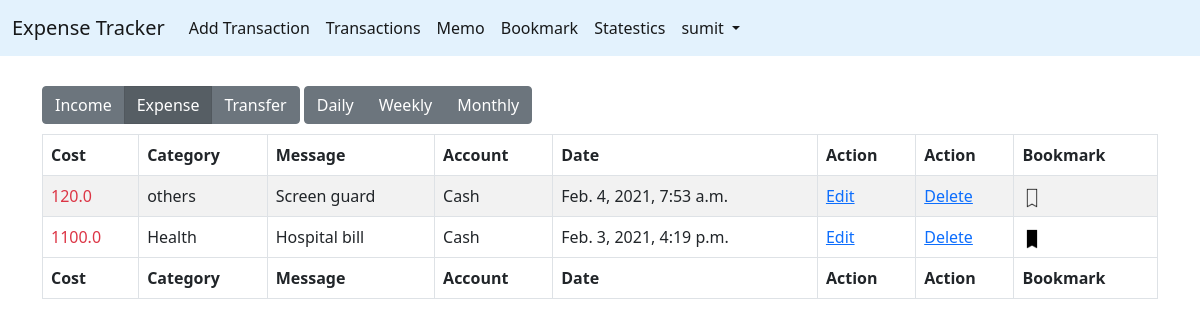
Page /expense/ (signed in) on the committed database.
### app/models.py (models this page shows)
class Expense(models.Model):
    CATEGORY = (
        ('Food', 'Food'),
        ('Social Life', 'Social Life'),
        ('Self-development', 'Self-development'),
        ('Transportation', 'Transportation'),
        ('Culture', 'Culture'),
        ('Household', 'Household'),
        ('Apparel', 'Apparel'),
        ('Beauty', 'Beauty'),
        ('Health', 'Health'),
        ('Education', 'Education'),
        ('Gift', 'Gift'),
        ('others', 'others'),
    )
    TYPE = (
        ('Cash', 'Cash'),
        ('Account', 'Account'),
        ('Card', 'Card'),
    )
    cost = models.FloatField(blank=True)
    account = models.CharField(max_length=100, choices=TYPE)
    category = models.CharField(max_length=100, choices=CATEGORY)
    date = models.DateTimeField(auto_now_add=True)
    message = models.CharField(max_length=100)
    bookmark = models.BooleanField(default=False)
    user = models.ForeignKey(User, on_delete=models.CASCADE)

### app/views.py (the view)
# urls.py: path('expense/', login_required(ExpenseList.as_view()), name='expense-list'),
class ExpenseList(ListView):
    queryset = Expense.objects.order_by('-date')
    context_object_name = 'expense_list'
    template_name = 'app/expense.html'
    def get_queryset(self):
        queryset = super().get_queryset().filter(user=self.request.user)
        return queryset

### app/templates/app/expense.html (shortened to what this page needs)
{% extends "app/base.html" %} {% load static %}
{% block body %}
<div style="margin: 30px;">
    <div class="btn-group" role="group" aria-label="Basic example" style="margin-bottom: 10px;">
        <a type="button" class="btn btn-secondary  " href="{% url 'income-list' %}">Income</a>
        <a type="button" class="btn btn-secondary active" href="{% url 'expense-list' %}">Expense</a>
        <a type="button" class=" btn btn-secondary" href="{% url 'transfer-list' %}">Transfer</a>
    </div>
    <div class="btn-group" role="group" aria-label="Basic example" style="margin-bottom: 10px;">
        <a type="button" class="btn btn-secondary  " href="{% url 'trans_daily' %}">Daily</a>
        <a type="button" class="btn btn-secondary" href="{% url 'trans_weekly' %}">Weekly</a>
        <a type="button" class=" btn btn-secondary " href="{% url 'trans_monthly' %}">Monthly</a>
    </div>
    <table id="example" class="table table-striped table-bordered nowrap" style="width:100%">
        <thead>
            <tr>
                <th>Cost</th>
                <th>Category</th>
                <th>Message</th>
                <th>Account</th>
                <th>Date</th>
                <th>Action</th>
                <th>Action</th>
                <th>Bookmark</th>
            </tr>
        </thead>
        <tbody>
            {% for x in expense_list %}
            <tr>
                <td class="text-danger">{{x.cost}}</td>
                <td>{{x.category}}</td>
                <td>{{x.message}}</td>
                <td>{{x.account}}</td>
                <td>{{x.date}}</td>
                <td>
                    <a  href="{% url 'expense-update' pk=x.id %}">Edit</a>
                </td>
                <td>
                    <a  href="{% url 'expense-delete' pk=x.id %}">Delete</a>
                </td>
                <td>
                    {% if x.bookmark %}
                    <a href="{% url 'bookmarke' id=x.id %}">
                        <img style="height: 20px;width: 20px;" src="{% static 'app/book.png' %}" alt="">
                    </a>
                    {% else %}
                    <a href="{% url 'bookmarke' id=x.id %} ">
                        <img style="height: 20px;width: 20px;" src="{% static 'app/unbook.png' %}" alt="">
                    </a>
                    {% endif %}
                </td>
            </tr>
            {% endfor %}
        </tbody>
        <tfoot>
            <tr>
                <th>Cost</th>
                <th>Category</th>
                <th>Message</th>
                <th>Account</th>
                <th>Date</th>
                <th>Action</th>
                <th>Action</th>
                <th>Bookmark</th>
            </tr>
        </tfoot>
    </table>
</div>
{% endblock %}

### app/templates/app/base.html (shortened to what this page needs)
<!DOCTYPE html>
<html>
<head>
  <link href="https://cdn.jsdelivr.net/npm/bootstrap@5.0.0-beta1/dist/css/bootstrap.min.css" rel="stylesheet"
>
  <link rel="stylesheet" type="text/css" href="https://cdn.datatables.net/1.10.21/css/jquery.dataTables.css">
</head>
<body>
  <nav class="navbar navbar-expand-lg navbar-light " style="background-color: #e3f2fd;">
    <div class="container-fluid">
      <a class="navbar-brand" href="/">Expense Tracker</a>
      {% if user.is_authenticated %}
      <div class="collapse navbar-collapse" id="navbarNavDropdown">
        <ul class="navbar-nav">
          <li class="nav-item">
            <a class="nav-link active" href=" {% url 'income-add' %}">Add Transaction</a>
          </li>
          <li class="nav-item">
            <a class="nav-link active" href="{% url 'income-list' %} ">Transactions</a>
          </li>
          <li class="nav-item">
            <a class="nav-link active" href=" {% url 'memo' %} ">Memo</a>
          </li>
          <li class="nav-item">
            <a class="nav-link active" href=" {% url 'bookmark' %}  ">Bookmark</a>
          </li>
          <li class="nav-item">
            <a class="nav-link active" href=" {% url 'stats' %}  ">Statestics</a>
          </li>
          <li class="nav-item dropdown">
            <a class="nav-link dropdown-toggle active" href="#" id="navbarDropdownMenuLink" role="button"
              data-bs-toggle="dropdown" aria-expanded="false">
              {{request.user}}
            </a>
          </li>
        </ul>
      </div>
      {% endif %}
    </div>
  </nav>
  <div class="container-fluid">
    {% block body %}
    {% endblock %}
  </div>
  <link rel="stylesheet" type="text/css"
    href="https://cdn.datatables.net/v/dt/jszip-2.5.0/dt-1.10.20/af-2.3.4/b-1.6.1/b-colvis-1.6.1/b-flash-1.6.1/b-html5-1.6.1/b-print-1.6.1/cr-1.5.2/fc-3.3.0/fh-3.1.6/kt-2.5.1/r-2.2.3/rg-1.1.1/rr-1.2.6/sc-2.0.1/sl-1.3.1/datatables.min.css" />
</body>
</html>

### app/templates/app/base.html (style rules this page uses)
body { font-size: medium; }

### rows in the picture
Expense: cost "120.0", category "others", message "Screen guard", account "Cash", date "Feb. 4, 2021, 7:53 a.m.", bookmark False (drawn)
Expense: cost "1100.0", category "Health", message "Hospital bill", account "Cash", date "Feb. 3, 2021, 4:19 p.m.", bookmark True (drawn)

### other values in the picture
{{ request.user }} "sumit"
